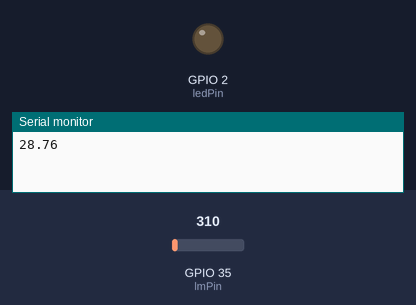
Simulated run of this sketch. Board: ESP32. Parts: output pins drawn as LEDs (lit = HIGH), the last lines printed to the serial monitor. The inputs (shaded band) are chosen by the test bench; at power-on: GPIO 35 (lmPin) = 310. WiFi joins after 1.5 s; servers stay silent unless stated.

Above: at 3.0 s.
3.1 s: GPIO 35 (lmPin) set to 406
At 4.6 s:
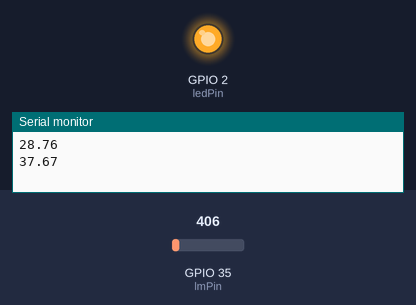
5.8 s: GPIO 35 (lmPin) set to 372
At 6.2 s:
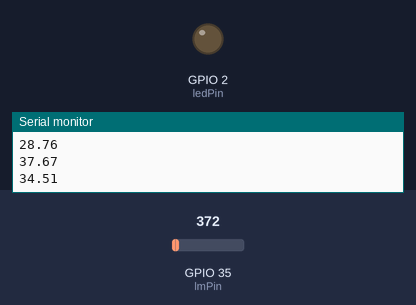
8.5 s: GPIO 35 (lmPin) set to 434
At 10.5 s:
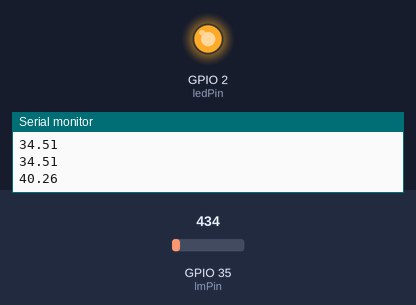
Timing chart, 0 to 12.0 s (numbered marks = the images above; inputs shaded):
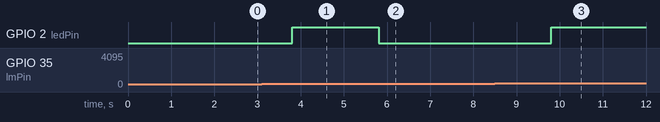

The sketch:

Temperature_Sensor.ino
```cpp
#define BLYNK_PRINT Serial
#include <WiFi.h>
#include <WiFiClient.h>
#include <BlynkSimpleEsp32.h>
BlynkTimer timer;
char auth[] = "Z35wFDPMmUsXGZUi4MbVsMYtA940sLLL"; // Auth Token in Blynk Application or by email.
char ssid[] = "debarghya"; //wifi name
char pass[] = "debarghya2006"; //wifi password

int Raw= 0;
double Volt = 0;
double Celcius = 0;
const int ledPin = 2; // Led di pin 22
const int lmPin = 35; // LM35 di pin 35
void setup()
{
Serial.begin(115200);
// Blynk configuration system
Blynk.begin(auth, ssid, pass);
pinMode (lmPin, INPUT); // LM35 as input
pinMode (ledPin, OUTPUT); // LED as output
timer.setInterval(1000L, sendUptime); // Data will be send to Blynk for every 1 second
}
void sendUptime()
{
Blynk.virtualWrite(V1, Celcius); // Virtual Pin
}
void loop()
{
Blynk.run();
timer.run();
Raw = analogRead(lmPin); // Original data reading from LM35 sensor
Volt = (Raw / 1024.0) * 5000; // Convert original data according to the voltage used (3.3v)
Celcius = Volt * 0.019; // Find the temperature value in Celsius // location, device and set up @ debargha's home
Serial.println(Celcius);
if (Celcius >= 35){
digitalWrite (ledPin, HIGH); // The LED will turn on if the temperature is more than 35 Celcius
}
else{
digitalWrite (ledPin, LOW); // The LED will turn off if the temperature is less than 35 Celcius
}
delay(2000); // Slow down the reading of the data for 2 seconds
}
```

Measured:
- the behaviour switches between 377 and 378 on GPIO 35 (lmPin) (found by bisection; images 0 and 1)
- after the input at 3.1 s, GPIO 2 (ledPin): LOW → HIGH after 0.70 s
- after the input at 5.8 s, GPIO 2 (ledPin): HIGH → LOW at once
- after the input at 8.5 s, GPIO 2 (ledPin): LOW → HIGH after 1.3 s
